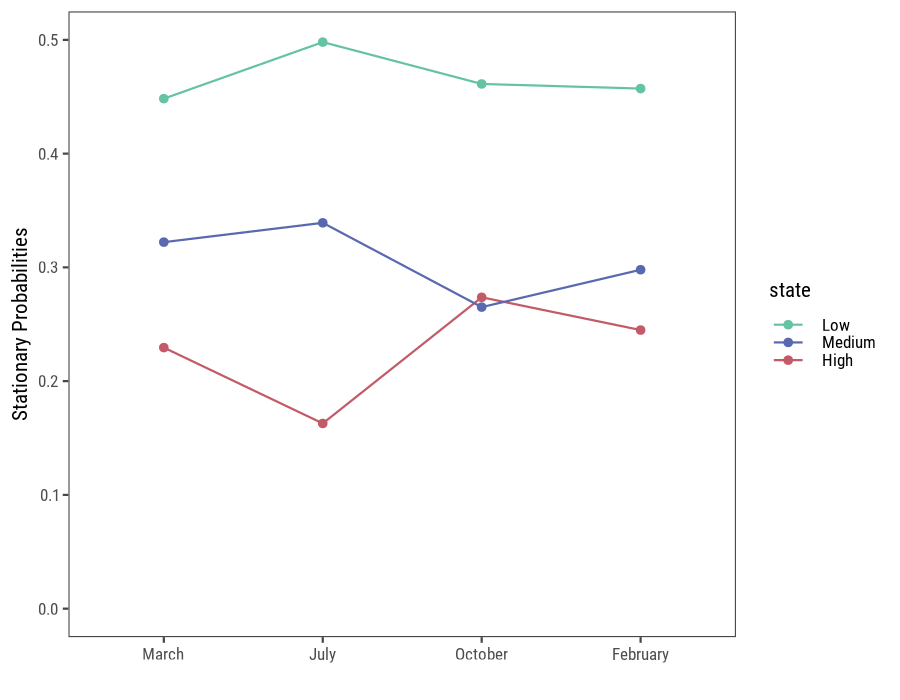

Write the R code that produced this figure.
library(momentuHMM)
m1 = readRDS("HMM/m1.rds")
m2 = readRDS("HMM/m2.rds")


# get stationary probabilities
df = data.frame(
    March = momentuHMM::stationary(m2, covs = data.frame(season = "March")),
    July = momentuHMM::stationary(m2, covs = data.frame(season = "July")),
    October = momentuHMM::stationary(m2, covs = data.frame(season = "October")),
    February = momentuHMM::stationary(m2, covs = data.frame(season = "February"))
)
df = tidyr::pivot_longer(df, 1:ncol(df), names_to = c("season", "state"), values_to = "prob", names_sep = "([.])")
df$season = factor(df$season, levels = c("March", "July", "October", "February"))

# plot stationary prababilities
stationary_probabilities = ggplot(df) +
    geom_point(aes(x = season, y = prob, color = state, group=state)) +
    geom_line(aes(x = season, y = prob, color = state, group=state)) +
    scale_y_continuous(limits = c(0, 0.5)) +
    ylab("Stationary Probabilities") +
    xlab("") +
    scale_color_manual(values = tuco_pal[1:3])

ggsave("suplemental_info/08_HMM/stationary_probabilities.png", stationary_probabilities, dpi = 150, width = 900, height = 700, units = "px")

